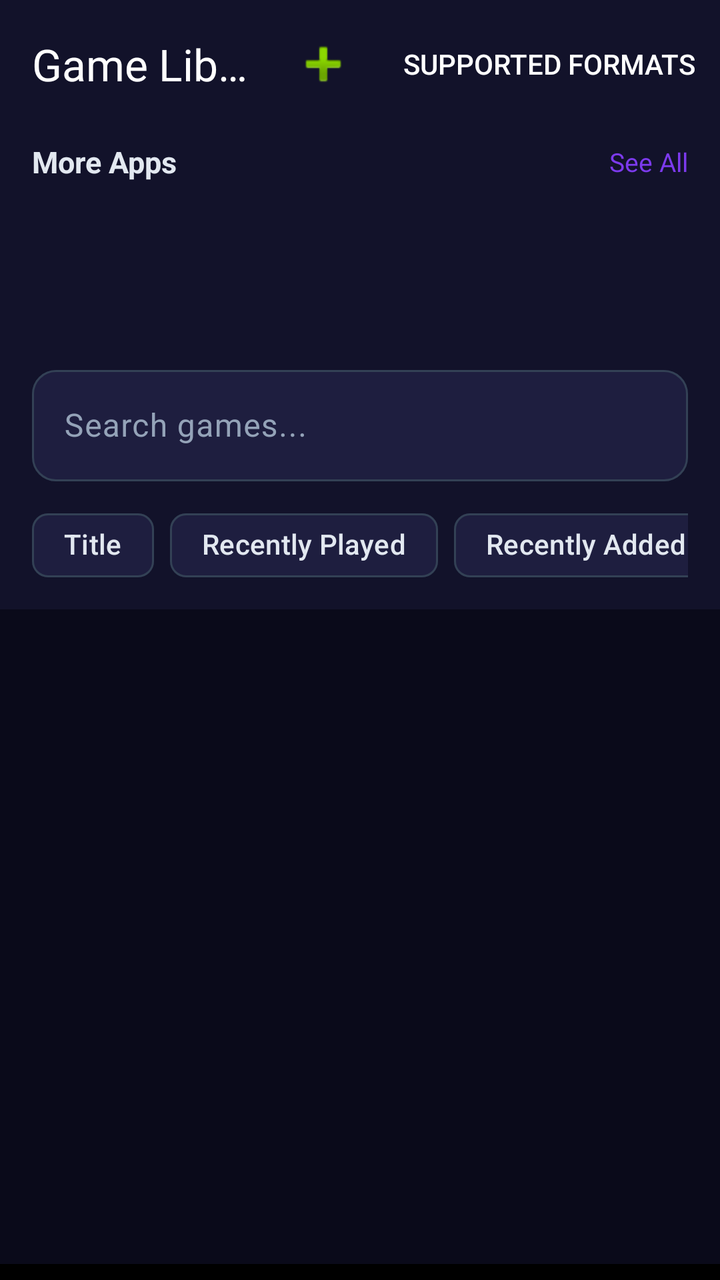
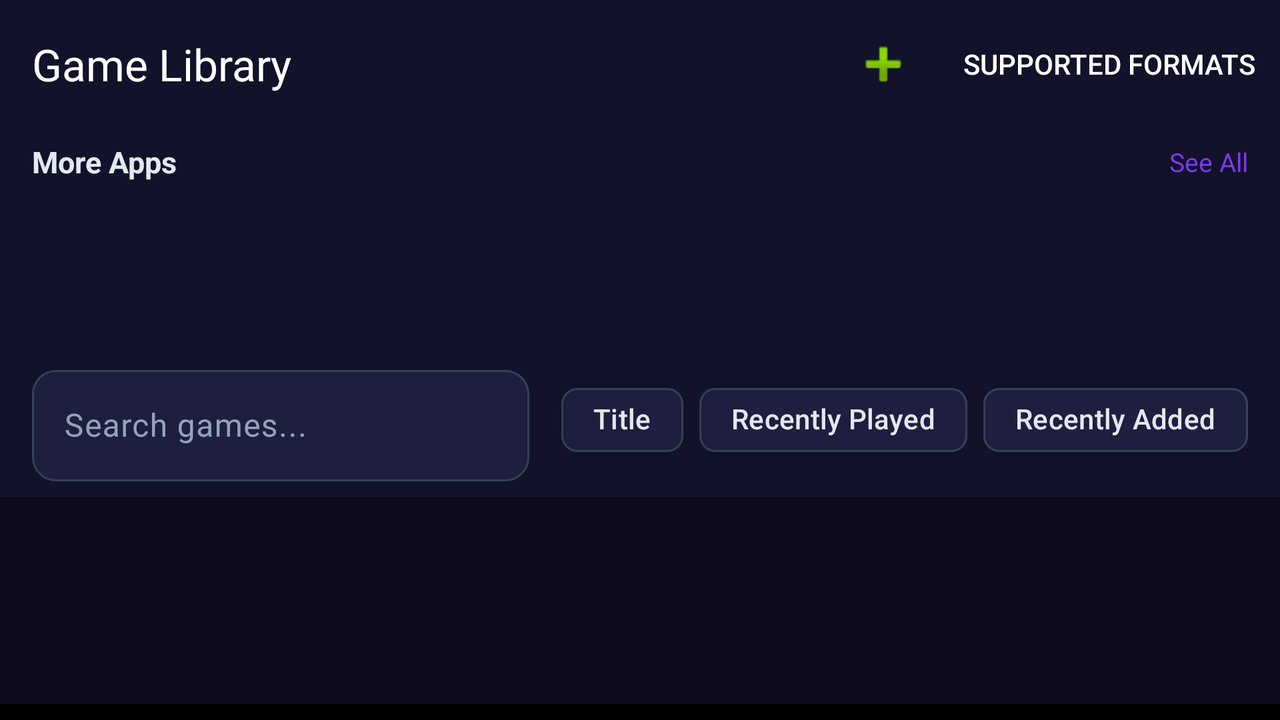

The same Android screen from two of the app's own layout files: first res/layout/ as a phone draws it, then the repository's variant for another configuration, drawn on a device whose configuration selects that folder. Both files follow.
<!-- AndroidManifest.xml: application theme Theme.PS1Emulator -->
<!-- res/layout/activity_library.xml -->
<?xml version="1.0" encoding="utf-8"?>
<androidx.coordinatorlayout.widget.CoordinatorLayout
    xmlns:android="http://schemas.android.com/apk/res/android"
    xmlns:app="http://schemas.android.com/apk/res-auto"
    xmlns:tools="http://schemas.android.com/tools"
    android:layout_width="match_parent"
    android:layout_height="match_parent"
    android:clipChildren="false"
    android:clipToPadding="false">

    <com.google.android.material.appbar.AppBarLayout
        android:layout_width="match_parent"
        android:layout_height="wrap_content"
        android:theme="@style/ThemeOverlay.Material3.Dark.ActionBar">

        <com.google.android.material.appbar.MaterialToolbar
            android:id="@+id/toolbar"
            android:layout_width="match_parent"
            android:layout_height="?attr/actionBarSize"
            android:background="@color/md_surface"
            android:theme="@style/ThemeOverlay.Material3.ActionBar"
            app:title="Game Library"
            app:menu="@menu/menu_library" />

        <LinearLayout
            android:id="@+id/more_apps_slider_section"
            android:layout_width="match_parent"
            android:layout_height="wrap_content"
            android:orientation="vertical"
            android:background="@color/md_surface"
            android:visibility="gone"
            tools:visibility="visible">

            <LinearLayout
                android:layout_width="match_parent"
                android:layout_height="wrap_content"
                android:orientation="horizontal"
                android:gravity="center_vertical"
                android:paddingHorizontal="16dp"
                android:paddingTop="4dp"
                android:paddingBottom="2dp">

                <TextView
                    android:layout_width="0dp"
                    android:layout_height="wrap_content"
                    android:layout_weight="1"
                    android:text="@string/more_apps_title"
                    android:textSize="15sp"
                    android:textStyle="bold"
                    android:textColor="@color/md_on_surface" />

                <TextView
                    android:id="@+id/more_apps_see_all"
                    android:layout_width="wrap_content"
                    android:layout_height="wrap_content"
                    android:text="@string/more_apps_see_all"
                    android:textSize="13sp"
                    android:textColor="@color/md_primary"
                    android:clickable="true"
                    android:focusable="true"
                    android:paddingVertical="4dp"
                    android:foreground="?attr/selectableItemBackground" />

            </LinearLayout>

            <androidx.recyclerview.widget.RecyclerView
                android:id="@+id/recycler_more_apps"
                android:layout_width="match_parent"
                android:layout_height="76dp"
                android:clipToPadding="false"
                android:paddingHorizontal="12dp"
                android:paddingBottom="8dp"
                android:overScrollMode="never"
                app:layoutManager="androidx.recyclerview.widget.LinearLayoutManager" />

        </LinearLayout>

        <LinearLayout
            android:layout_width="match_parent"
            android:layout_height="wrap_content"
            android:orientation="vertical"
            android:paddingHorizontal="16dp"
            android:paddingVertical="8dp"
            android:background="@color/md_surface">

            <com.google.android.material.textfield.TextInputLayout
                android:id="@+id/search_layout"
                style="@style/Widget.Material3.TextInputLayout.OutlinedBox"
                android:layout_width="match_parent"
                android:layout_height="wrap_content"
                android:hint="Search games..."
                app:boxCornerRadiusTopStart="12dp"
                app:boxCornerRadiusTopEnd="12dp"
                app:boxCornerRadiusBottomStart="12dp"
                app:boxCornerRadiusBottomEnd="12dp"
                app:startIconDrawable="@drawable/ic_search"
                app:boxBackgroundColor="@color/md_surface_variant">

                <com.google.android.material.textfield.TextInputEditText
                    android:id="@+id/searchEditText"
                    android:layout_width="match_parent"
                    android:layout_height="wrap_content"
                    android:inputType="text"
                    android:maxLines="1"
                    android:imeOptions="actionSearch"
                    android:textColor="@color/md_on_surface"
                    android:textColorHint="@color/md_on_surface_variant" />

            </com.google.android.material.textfield.TextInputLayout>

            <HorizontalScrollView
                android:layout_width="match_parent"
                android:layout_height="wrap_content"
                android:layout_marginTop="8dp"
                android:scrollbars="none">

                <com.google.android.material.chip.ChipGroup
                    android:id="@+id/filter_chip_group"
                    android:layout_width="wrap_content"
                    android:layout_height="wrap_content"
                    app:singleSelection="true"
                    app:selectionRequired="true">

                    <com.google.android.material.chip.Chip
                        android:id="@+id/chip_title"
                        style="@style/Widget.Material3.Chip.Filter"
                        android:layout_width="wrap_content"
                        android:layout_height="wrap_content"
                        android:text="Title"
                        android:checked="true"
                        app:chipBackgroundColor="@color/md_surface_variant"
                        app:chipStrokeWidth="1dp"
                        app:chipStrokeColor="@color/md_outline"
                        app:checkedIconVisible="false"
                        android:textColor="@color/md_on_surface" />

                    <com.google.android.material.chip.Chip
                        android:id="@+id/chip_recently_played"
                        style="@style/Widget.Material3.Chip.Filter"
                        android:layout_width="wrap_content"
                        android:layout_height="wrap_content"
                        android:text="Recently Played"
                        app:chipBackgroundColor="@color/md_surface_variant"
                        app:chipStrokeWidth="1dp"
                        app:chipStrokeColor="@color/md_outline"
                        app:checkedIconVisible="false"
                        android:textColor="@color/md_on_surface" />

                    <com.google.android.material.chip.Chip
                        android:id="@+id/chip_recently_added"
                        style="@style/Widget.Material3.Chip.Filter"
                        android:layout_width="wrap_content"
                        android:layout_height="wrap_content"
                        android:text="Recently Added"
                        app:chipBackgroundColor="@color/md_surface_variant"
                        app:chipStrokeWidth="1dp"
                        app:chipStrokeColor="@color/md_outline"
                        app:checkedIconVisible="false"
                        android:textColor="@color/md_on_surface" />

                </com.google.android.material.chip.ChipGroup>

            </HorizontalScrollView>

        </LinearLayout>

    </com.google.android.material.appbar.AppBarLayout>

    <FrameLayout
        android:layout_width="match_parent"
        android:layout_height="match_parent"
        app:layout_behavior="@string/appbar_scrolling_view_behavior">

        <LinearLayout
            android:id="@+id/empty_state"
            android:layout_width="match_parent"
            android:layout_height="match_parent"
            android:gravity="center"
            android:orientation="vertical"
            android:visibility="gone"
            android:padding="32dp">

            <ImageView
                android:layout_width="120dp"
                android:layout_height="120dp"
                android:contentDescription="@string/empty_state_icon_desc"
                android:src="@drawable/ic_gamepad"
                android:alpha="0.5" />

            <TextView
                android:layout_width="wrap_content"
                android:layout_height="wrap_content"
                android:layout_marginTop="24dp"
                android:text="@string/empty_state_title"
                android:textColor="@color/md_on_surface"
                android:textSize="22sp"
                android:textStyle="bold" />

            <TextView
                android:layout_width="wrap_content"
                android:layout_height="wrap_content"
                android:layout_marginTop="8dp"
                android:text="@string/empty_state_subtitle"
                android:textColor="@color/md_on_surface_variant"
                android:textSize="14sp"
                android:gravity="center" />

        </LinearLayout>

        <androidx.recyclerview.widget.RecyclerView
            android:id="@+id/recycler_games"
            android:layout_width="match_parent"
            android:layout_height="match_parent"
            android:clipToPadding="false"
            android:padding="8dp"
            android:paddingBottom="8dp"
            android:visibility="visible" />

        <include layout="@layout/progress_overlay" />

    </FrameLayout>

    
    <LinearLayout
        android:id="@+id/bannerContainer"
        android:layout_width="match_parent"
        android:layout_height="wrap_content"
        android:layout_gravity="bottom"
        android:background="#FF000000"
        android:paddingTop="8dp"
        android:clipChildren="false"
        android:clipToPadding="false"
        android:gravity="center_horizontal"
        android:orientation="vertical" />

</androidx.coordinatorlayout.widget.CoordinatorLayout>
<!-- res/layout/progress_overlay.xml (included above) -->
<?xml version="1.0" encoding="utf-8"?>
<FrameLayout xmlns:android="http://schemas.android.com/apk/res/android"
    android:id="@+id/progress_overlay"
    android:layout_width="match_parent"
    android:layout_height="match_parent"
    android:visibility="gone"
    android:background="#800A0A1A">

    <LinearLayout
        android:layout_width="wrap_content"
        android:layout_height="wrap_content"
        android:layout_gravity="center"
        android:gravity="center"
        android:orientation="vertical"
        android:padding="24dp">

        <ProgressBar
            android:layout_width="48dp"
            android:layout_height="48dp"
            android:indeterminate="true"
            android:id="@+id/progress_spinner" />

        <TextView
            android:id="@+id/progress_text"
            android:layout_width="wrap_content"
            android:layout_height="wrap_content"
            android:layout_marginTop="16dp"
            android:textColor="@android:color/white"
            android:textSize="16sp" />

        <TextView
            android:id="@+id/progress_file_name"
            android:layout_width="wrap_content"
            android:layout_height="wrap_content"
            android:layout_marginTop="8dp"
            android:textColor="#B0FFFFFF"
            android:textSize="13sp"
            android:maxLines="2"
            android:ellipsize="middle"
            android:visibility="gone" />

        <ProgressBar
            android:id="@+id/progress_bar_horizontal"
            style="?android:attr/progressBarStyleHorizontal"
            android:layout_width="220dp"
            android:layout_height="wrap_content"
            android:layout_marginTop="12dp"
            android:max="100"
            android:progress="0"
            android:visibility="gone" />

        <TextView
            android:id="@+id/progress_percent"
            android:layout_width="wrap_content"
            android:layout_height="wrap_content"
            android:layout_marginTop="4dp"
            android:textColor="@android:color/white"
            android:textSize="14sp"
            android:textStyle="bold"
            android:visibility="gone" />

    </LinearLayout>

</FrameLayout>
<!-- resources referenced by this layout -->
<resources>
  <color name="md_on_surface">#FFE2E8F0</color>
  <color name="md_on_surface_variant">#FF94A3B8</color>
  <color name="md_outline">#FF334155</color>
  <color name="md_primary">#FF7C3AED</color>
  <color name="md_surface">#FF12122A</color>
  <color name="md_surface_variant">#FF1E1E3F</color>
  <!-- drawable ic_gamepad (drawable) -->
  <vector xmlns:android="http://schemas.android.com/apk/res/android"
      android:width="96dp"
      android:height="96dp"
      android:viewportWidth="24"
      android:viewportHeight="24"
      android:tint="@color/neon_purple">
      <path
          android:fillColor="@android:color/white"
          android:pathData="M21,6H3C1.9,6 1,6.9 1,8v8c0,1.1 0.9,2 2,2h18c1.1,0 2,-0.9 2,-2V8C23,6.9 22.1,6 21,6zM11,13H9v2H7v-2H5v-2h2V9h2v2h2V13zM17,14c-0.55,0 -1,-0.45 -1,-1c0,-0.55 0.45,-1 1,-1s1,0.45 1,1C18,13.55 17.55,14 17,14zM19,11c-0.55,0 -1,-0.45 -1,-1c0,-0.55 0.45,-1 1,-1s1,0.45 1,1C20,10.55 19.55,11 19,11z" />
  </vector>
  <string name="empty_state_icon_desc">Gamepad icon</string>
  <string name="empty_state_subtitle">Tap + to import your first game</string>
  <string name="empty_state_title">No games yet</string>
  <string name="more_apps_see_all">See All</string>
  <string name="more_apps_title">More Apps</string>
  <color name="neon_purple">#FF7C3AED</color>
  <color name="md_on_primary">#FFFFFFFF</color>
  <color name="md_primary_container">#FF2E1065</color>
  <color name="md_on_primary_container">#FFE9D5FF</color>
  <color name="md_secondary">#FF06B6D4</color>
  <color name="md_on_secondary">#FFFFFFFF</color>
  <color name="md_secondary_container">#FF083344</color>
  <color name="md_on_secondary_container">#FFCFFAFE</color>
  <color name="md_tertiary">#FFE11D48</color>
  <color name="md_on_tertiary">#FFFFFFFF</color>
  <color name="md_tertiary_container">#FF4C0519</color>
  <color name="md_on_tertiary_container">#FFFECDD3</color>
  <color name="md_background">#FF0A0A1A</color>
  <color name="md_on_background">#FFE2E8F0</color>
  <color name="md_surface_container">#FF16162E</color>
  <color name="md_surface_container_low">#FF0F0F24</color>
  <color name="md_surface_container_high">#FF1C1C3A</color>
  <color name="md_error">#FFEF4444</color>
  <color name="md_on_error">#FFFFFFFF</color>
  <color name="md_error_container">#FF450A0A</color>
  <color name="md_on_error_container">#FFFECACA</color>
  <color name="md_outline_variant">#FF1E293B</color>
  <style name="Theme.PS1Emulator.Dialog" parent="ThemeOverlay.Material3.MaterialAlertDialog">
          <item name="colorSurface">@color/md_surface_container_high</item>
          <item name="colorOnSurface">@color/md_on_surface</item>
          <item name="colorPrimary">@color/md_primary</item>
          <item name="colorOnPrimary">@color/md_on_primary</item>
          <item name="colorSecondary">@color/md_secondary</item>
          <item name="colorOnSecondary">@color/md_on_secondary</item>
          <item name="colorError">@color/md_error</item>
          <item name="colorOnError">@color/md_on_error</item>
          <item name="dialogCornerRadius">24dp</item>
          <item name="shapeAppearanceSmallComponent">@style/ShapeAppearance.PS1Emulator.Dialog</item>
          <item name="buttonBarPositiveButtonStyle">@style/Widget.PS1Emulator.Dialog.Button</item>
      </style>
  <style name="ShapeAppearance.PS1Emulator.Dialog" parent="ShapeAppearance.Material3.Corner.ExtraLarge">
          <item name="cornerFamily">rounded</item>
          <item name="cornerSize">24dp</item>
      </style>
  <style name="Widget.PS1Emulator.Dialog.Button" parent="Widget.Material3.Button">
          <item name="android:textColor">@color/md_on_primary</item>
          <item name="backgroundTint">@color/md_primary</item>
      </style>
  <!-- some entries are left out for length -->
</resources>
<!-- res/layout-w600dp/activity_library.xml (the repository's variant of the layout above) -->
<!-- drawn on the phone turned sideways -->
<?xml version="1.0" encoding="utf-8"?>
<androidx.coordinatorlayout.widget.CoordinatorLayout
    xmlns:android="http://schemas.android.com/apk/res/android"
    xmlns:app="http://schemas.android.com/apk/res-auto"
    xmlns:tools="http://schemas.android.com/tools"
    android:layout_width="match_parent"
    android:layout_height="match_parent"
    android:clipChildren="false"
    android:clipToPadding="false">

    <com.google.android.material.appbar.AppBarLayout
        android:layout_width="match_parent"
        android:layout_height="wrap_content"
        android:theme="@style/ThemeOverlay.Material3.Dark.ActionBar">

        <com.google.android.material.appbar.MaterialToolbar
            android:id="@+id/toolbar"
            android:layout_width="match_parent"
            android:layout_height="?attr/actionBarSize"
            android:background="@color/md_surface"
            android:theme="@style/ThemeOverlay.Material3.ActionBar"
            app:title="Game Library"
            app:menu="@menu/menu_library" />

        <LinearLayout
            android:id="@+id/more_apps_slider_section"
            android:layout_width="match_parent"
            android:layout_height="wrap_content"
            android:orientation="vertical"
            android:background="@color/md_surface"
            android:visibility="gone"
            tools:visibility="visible">

            <LinearLayout
                android:layout_width="match_parent"
                android:layout_height="wrap_content"
                android:orientation="horizontal"
                android:gravity="center_vertical"
                android:paddingHorizontal="16dp"
                android:paddingTop="4dp"
                android:paddingBottom="2dp">

                <TextView
                    android:layout_width="0dp"
                    android:layout_height="wrap_content"
                    android:layout_weight="1"
                    android:text="@string/more_apps_title"
                    android:textSize="15sp"
                    android:textStyle="bold"
                    android:textColor="@color/md_on_surface" />

                <TextView
                    android:id="@+id/more_apps_see_all"
                    android:layout_width="wrap_content"
                    android:layout_height="wrap_content"
                    android:text="@string/more_apps_see_all"
                    android:textSize="13sp"
                    android:textColor="@color/md_primary"
                    android:clickable="true"
                    android:focusable="true"
                    android:paddingVertical="4dp"
                    android:foreground="?attr/selectableItemBackground" />

            </LinearLayout>

            <androidx.recyclerview.widget.RecyclerView
                android:id="@+id/recycler_more_apps"
                android:layout_width="match_parent"
                android:layout_height="76dp"
                android:clipToPadding="false"
                android:paddingHorizontal="12dp"
                android:paddingBottom="8dp"
                android:overScrollMode="never"
                app:layoutManager="androidx.recyclerview.widget.LinearLayoutManager" />

        </LinearLayout>

        <LinearLayout
            android:layout_width="match_parent"
            android:layout_height="wrap_content"
            android:orientation="horizontal"
            android:paddingHorizontal="16dp"
            android:paddingVertical="8dp"
            android:gravity="center_vertical"
            android:background="@color/md_surface">

            <com.google.android.material.textfield.TextInputLayout
                android:id="@+id/search_layout"
                style="@style/Widget.Material3.TextInputLayout.OutlinedBox"
                android:layout_width="0dp"
                android:layout_height="wrap_content"
                android:layout_weight="1"
                android:hint="Search games..."
                app:boxCornerRadiusTopStart="12dp"
                app:boxCornerRadiusTopEnd="12dp"
                app:boxCornerRadiusBottomStart="12dp"
                app:boxCornerRadiusBottomEnd="12dp"
                app:startIconDrawable="@drawable/ic_search"
                app:boxBackgroundColor="@color/md_surface_variant"
                android:layout_marginEnd="16dp">

                <com.google.android.material.textfield.TextInputEditText
                    android:id="@+id/searchEditText"
                    android:layout_width="match_parent"
                    android:layout_height="wrap_content"
                    android:inputType="text"
                    android:maxLines="1"
                    android:imeOptions="actionSearch"
                    android:textColor="@color/md_on_surface"
                    android:textColorHint="@color/md_on_surface_variant" />

            </com.google.android.material.textfield.TextInputLayout>

            <com.google.android.material.chip.ChipGroup
                android:id="@+id/filter_chip_group"
                android:layout_width="wrap_content"
                android:layout_height="wrap_content"
                app:singleSelection="true"
                app:selectionRequired="true">

                <com.google.android.material.chip.Chip
                    android:id="@+id/chip_title"
                    style="@style/Widget.Material3.Chip.Filter"
                    android:layout_width="wrap_content"
                    android:layout_height="wrap_content"
                    android:text="Title"
                    android:checked="true"
                    app:chipBackgroundColor="@color/md_surface_variant"
                    app:chipStrokeWidth="1dp"
                    app:chipStrokeColor="@color/md_outline"
                    app:checkedIconVisible="false"
                    android:textColor="@color/md_on_surface" />

                <com.google.android.material.chip.Chip
                    android:id="@+id/chip_recently_played"
                    style="@style/Widget.Material3.Chip.Filter"
                    android:layout_width="wrap_content"
                    android:layout_height="wrap_content"
                    android:text="Recently Played"
                    app:chipBackgroundColor="@color/md_surface_variant"
                    app:chipStrokeWidth="1dp"
                    app:chipStrokeColor="@color/md_outline"
                    app:checkedIconVisible="false"
                    android:textColor="@color/md_on_surface" />

                <com.google.android.material.chip.Chip
                    android:id="@+id/chip_recently_added"
                    style="@style/Widget.Material3.Chip.Filter"
                    android:layout_width="wrap_content"
                    android:layout_height="wrap_content"
                    android:text="Recently Added"
                    app:chipBackgroundColor="@color/md_surface_variant"
                    app:chipStrokeWidth="1dp"
                    app:chipStrokeColor="@color/md_outline"
                    app:checkedIconVisible="false"
                    android:textColor="@color/md_on_surface" />

            </com.google.android.material.chip.ChipGroup>

        </LinearLayout>

    </com.google.android.material.appbar.AppBarLayout>

    <FrameLayout
        android:layout_width="match_parent"
        android:layout_height="match_parent"
        app:layout_behavior="@string/appbar_scrolling_view_behavior">

        <androidx.recyclerview.widget.RecyclerView
            android:id="@+id/recycler_games"
            android:layout_width="match_parent"
            android:layout_height="match_parent"
            android:clipToPadding="false"
            android:padding="16dp"
            android:paddingBottom="16dp"
            android:visibility="visible" />

        <LinearLayout
            android:id="@+id/empty_state"
            android:layout_width="match_parent"
            android:layout_height="match_parent"
            android:gravity="center"
            android:orientation="vertical"
            android:visibility="gone"
            android:padding="32dp">

            <ImageView
                android:layout_width="120dp"
                android:layout_height="120dp"
                android:contentDescription="@string/empty_state_icon_desc"
                android:src="@drawable/ic_gamepad"
                android:alpha="0.5" />

            <TextView
                android:layout_width="wrap_content"
                android:layout_height="wrap_content"
                android:layout_marginTop="24dp"
                android:text="@string/empty_state_title"
                android:textColor="@color/md_on_surface"
                android:textSize="22sp"
                android:textStyle="bold" />

            <TextView
                android:layout_width="wrap_content"
                android:layout_height="wrap_content"
                android:layout_marginTop="8dp"
                android:text="@string/empty_state_subtitle"
                android:textColor="@color/md_on_surface_variant"
                android:textSize="14sp"
                android:gravity="center" />

        </LinearLayout>

        <include layout="@layout/progress_overlay" />

    </FrameLayout>

    
    <LinearLayout
        android:id="@+id/bannerContainer"
        android:layout_width="match_parent"
        android:layout_height="wrap_content"
        android:layout_gravity="bottom"
        android:background="#FF000000"
        android:paddingTop="8dp"
        android:clipChildren="false"
        android:clipToPadding="false"
        android:gravity="center_horizontal"
        android:orientation="vertical" />


</androidx.coordinatorlayout.widget.CoordinatorLayout>
